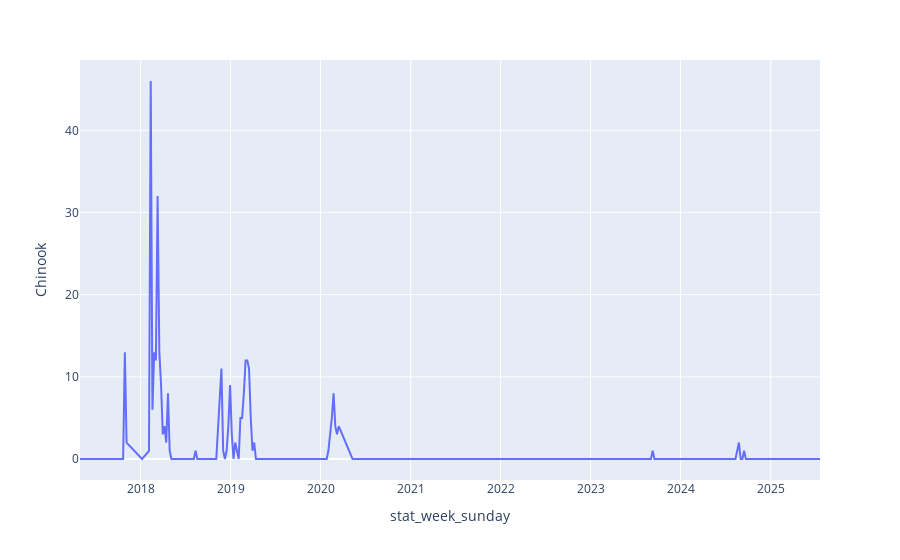

Here is the notebook cell this chart was saved with:
### Code cell
import plotly.express as px

fig = px.line(chinook_counts, x = 'stat_week_sunday', y = 'Chinook')
fig.show()

### Figure 1 — Plotly figure (JSON) as saved in the notebook; plotly's stock layout.template omitted (floating-point values rounded to 4 significant figures; data arrays with more than 128 entries replaced by an {"elided": "..."} marker saying what was removed)
{"data": [{"hovertemplate": "stat_week_sunday=%{x}<br>Chinook=%{y}<extra></extra>", "legendgroup": "", "line": {"color": "#636efa", "dash": "solid"}, "marker": {"symbol": "circle"}, "mode": "lines", "name": "", "orientation": "v", "showlegend": false, "type": "scatter", "x": {"elided": "268 str values"}, "xaxis": "x", "y": {"elided": "268 int values"}, "yaxis": "y"}], "layout": {"legend": {"tracegroupgap": 0}, "margin": {"t": 60}, "xaxis": {"anchor": "y", "domain": [0, 1], "title": {"text": "stat_week_sunday"}}, "yaxis": {"anchor": "x", "domain": [0, 1], "title": {"text": "Chinook"}}}}
